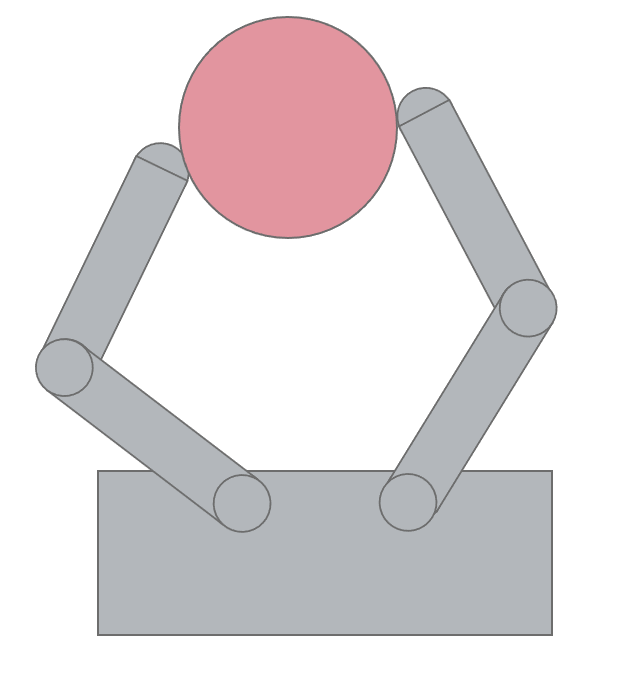
%> input picture week3/images/input_images/hand_object.png, 640 x 692 px
$ octave hand_object_example.m   (GNU Octave 9; MATLAB toolbox functions it lacks are replaced by stand-ins)
%> lines starting %> are read from the running program, lines starting %| are printed output that depends on the picture; in (x1, y1, x2, y2) boxes, pixels count from 0 and x2, y2 are one past the last pixel; in counts of white or black regions, pixels touching at a corner belong together; the program's own positions count from 1
clear all;
close all;
clc;

I_rgb = imread('input_images/hand_object.png');
%> I_rgb is the input picture: size 692x640x3 uint8; mean R, G, B 229.6, 224.2, 226.1
I = rgb2gray(I_rgb);
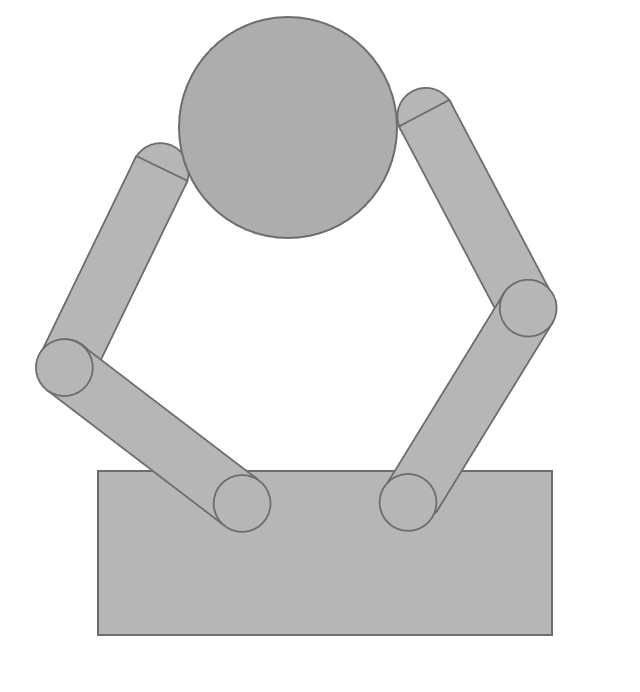
%> I: size 692x640 uint8; min 109, max 255, mean 226
[I_sx,I_sy] = size(I);
%> I_sx = 692; I_sy = 640


th = 0.25;

I_edge = edge(I,'sobel',th);
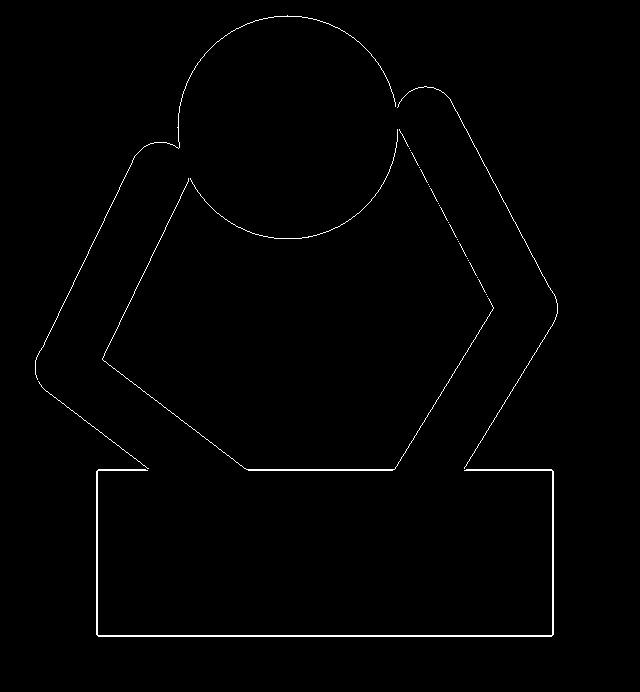
%> I_edge: size 692x640 logical; 0.94% white in thin lines or dots, all inside (x1, y1, x2, y2) = (35, 15, 558, 637)

imwrite(I_edge,"output_images/image_object.jpeg");

$ run again, with week3/images/input_images/building.jpeg saved as week3/images/input_images/hand_object.png
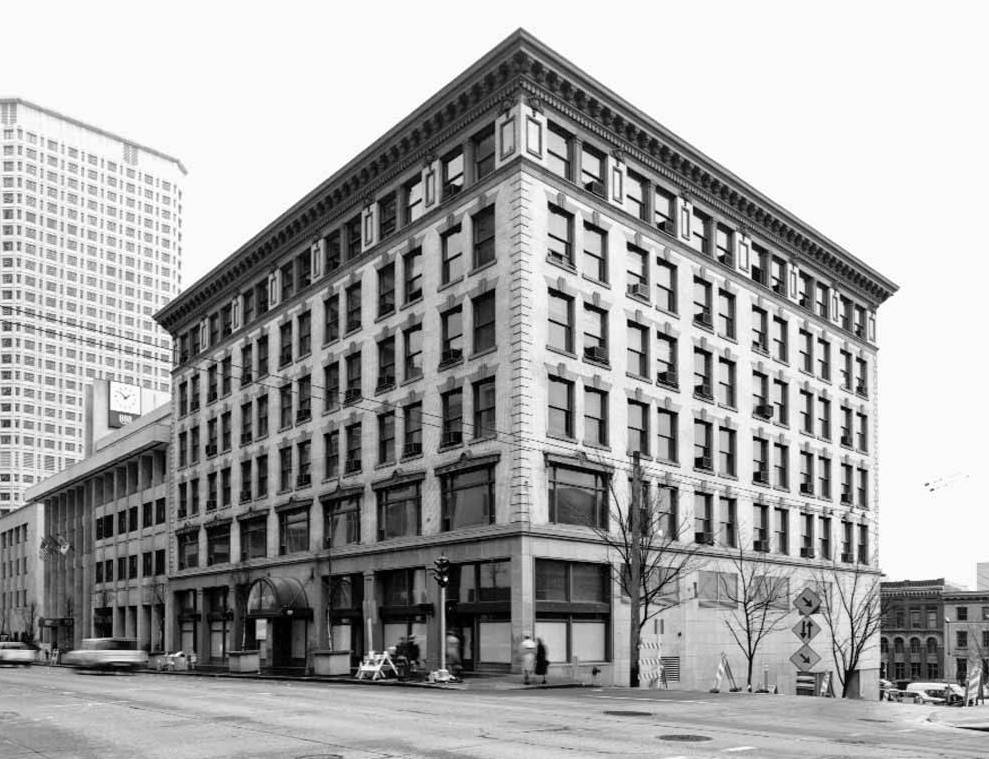
%> input picture week3/images/input_images/building.jpeg, 989 x 759 px
%> I_rgb is the input picture: size 759x989 uint8; min 0, max 255, mean 165.6
%> `I_edge = edge(I,'sobel',th);`:
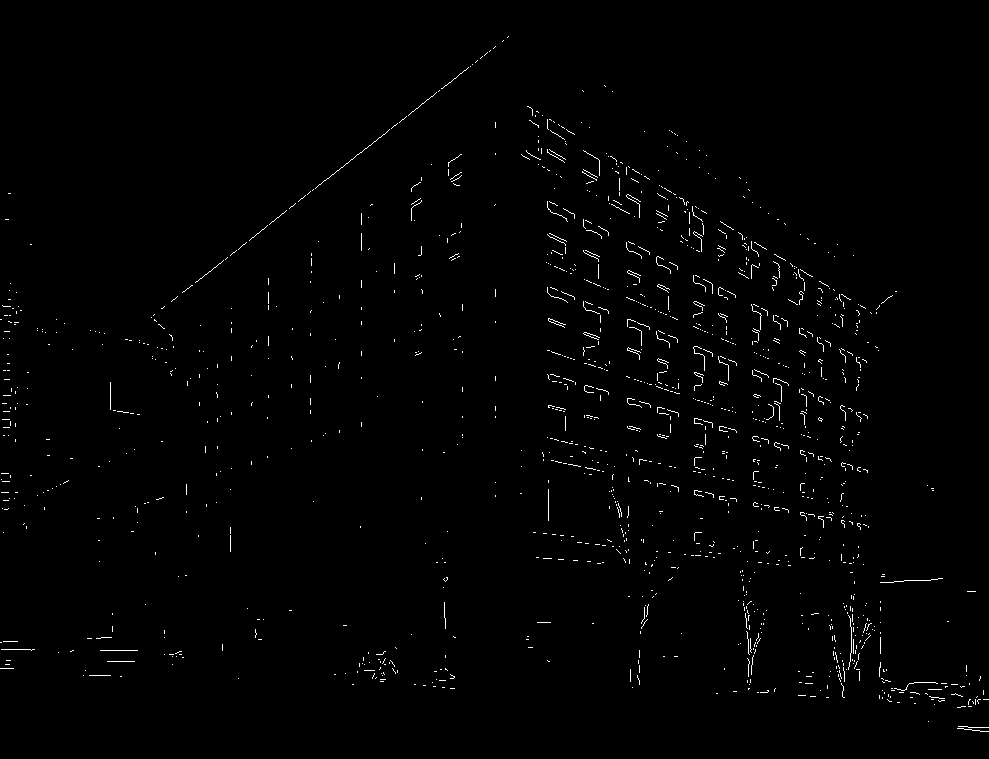
%> I_edge: size 759x989 logical; 0.98% white in thin lines or dots
